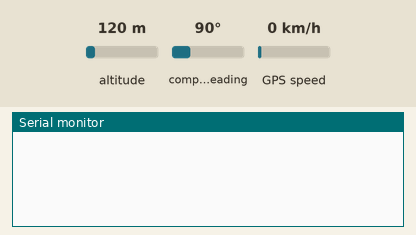
The sketch below on a simulated Arduino Uno, built with avr-gcc and run on an emulated ATmega328P. Shown: the last lines printed to the serial monitor. The inputs (shaded band) are chosen by the test bench; at power-on: altitude 120 m, compass heading 90°, GPS speed 0 km/h. The GPS gets a fix after 3 s at 37.7749, -122.4194 with 8 satellites.

Above: at 1.2 s.
1.3 s: altitude set to 20 m
At 2.7 s:
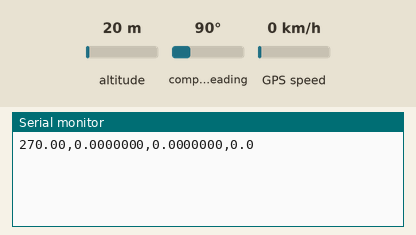
4.5 s: compass heading set to 7°
At 5.4 s:
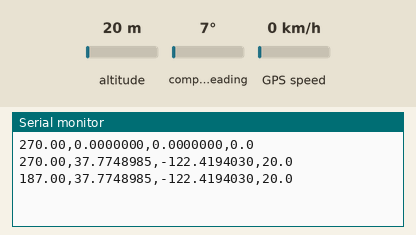
6.0 s: altitude set to 250 m
At 6.7 s:
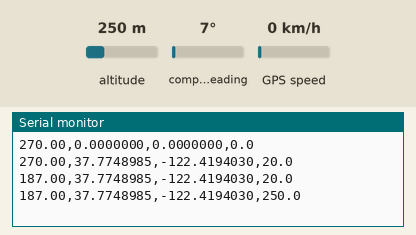
Timing chart, 0 to 9.0 s (numbered marks = the images above; inputs shaded):
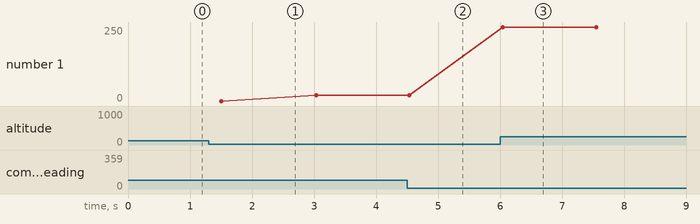

The sketch:

STM32_code.ino
```cpp
// Tested code with STM32F405 (also with multiple I2C sensors)
// Code done by Alejandro Boadella EETAC student

//Download libraries: Compass, GPS, "Fake/imitation" Serial Sender,I2C bus
#include <QMC5883LCompass.h>
#include <TinyGPS++.h>
#include <SoftwareSerial.h>
#include <Wire.h>

// Creation of compass object
QMC5883LCompass compass;

// GPS bauds, gps object and serial connection to pins RX=PC2 and TX=PC3
static const uint32_t GPSBaud = 9600;
TinyGPSPlus gps;
SoftwareSerial ss(PC2, PC3);

// Creation of the vector that contains all the data transmitted to the raspberry pi
float DATA[3]={};
// Timer
unsigned long previousMillis=millis();

// Setup loop only run once
void setup() {
  //Serial bus comunication bus the rasp at 115200 bauds
  Serial.begin(115200);
  // Initiation of the compass
  compass.init();
  // Creation of the 'fake' serial bus with the GPS at 9600 bauds
  ss.begin(GPSBaud);
  // Calibrate the compass, in order to change and recalibrate the compass: use the library of the compass --> QMC5883LCompass.h
  compass.setCalibrationOffsets(1006.00, 75.00, -1510.00);
  compass.setCalibrationScales(1.15, 1.22, 0.76);

}

void calib_compass()
{
  delay(5000);
  Serial.println("CALIBRATING. Move your sensor!!");
  compass.calibrate();
  compass.setCalibrationOffsets(compass.getCalibrationOffset(0),compass.getCalibrationOffset(1),compass.getCalibrationOffset(2));
  compass.setCalibrationScales(compass.getCalibrationScale(0), compass.getCalibrationScale(1),compass.getCalibrationScale(2));
  Serial.println("DONE");
}

void measure_compass() {

    // Read compass values (the output will be the magnetic north, not the true north!!, 2º of variation respect Catalonia)
    compass.read();
    // Return Azimuth reading, from 0 to 359 degrees
    float comp = compass.getAzimuth();
    //if (comp<0){
    //  comp=360+comp;
    //}
    // Save the information in the data vector
    DATA[0]=comp+180;
}

void measure_gps() {
    // See if the gps is available and read data
    if (ss.available()){
        gps.encode(ss.read());
      }
    // If the location is valid, read the data and save in the vector data the lattitude and the longitude
    if (!(gps.location.isValid())){

    }
    else{
      DATA[1]=gps.location.lat();
      DATA[2]=gps.location.lng();
    }
    DATA[1]=gps.location.lat();
    DATA[2]=gps.location.lng();
}

void measure_height(){
    // Smartdelay is used to not lose connection and see if it is available
    smartDelay(0);
    if (!(gps.altitude.isValid())){
    }
    else{
      DATA[3]=gps.altitude.meters();
    }
    // Finally save the height data inside the vector
}

void smartDelay(unsigned long ms)
{
  unsigned long start = millis();
  do
  {
    while (ss.available())
      gps.encode(ss.read());
  } while (millis() - start < ms);
}

void send_bus(){
    // Send via serial and ASCII all the data retained in ther vector
    Serial.print(DATA[0]);
    Serial.print(",");
    Serial.print(DATA[1],7);
    Serial.print(",");
    Serial.print(DATA[2],7);
    Serial.print(",");
    Serial.println(DATA[3],1);
}

//Main loop
void loop() {
  // With the timer, every 1,5s measure compass, gps and send all the data through the serial bus
  // Measure height must be done periodically with the objective of receiveing data
  if (millis()- previousMillis> 1500ul)
  {
    measure_compass();
    measure_gps();
    send_bus();
    previousMillis = millis();

  }
  measure_height();
}
```

Measured:
- after the input at 4.5 s, the serial monitor: prints a new line at once (image 2)
- after the input at 6.0 s, the serial monitor: prints a new line at once (image 3)
- plotted number 1: 20 → 250 after the input at 6.0 s
